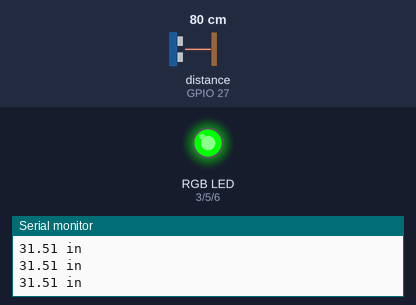
Bench run of a sketch on a simulated ESP32. Shown: an RGB LED mixed from three pins (HIGH = lit), the last lines printed to the serial monitor. Wiring (inferred from the names in the program): ultrasonic range finder: trigger GPIO 26; echo GPIO 27. Inputs (shaded band) come from the test bench; at power-on: distance to the obstacle (sensor on GPIO 27) 80 cm. The echo pulse lasts 58.3 µs per cm; pins used as bus, display or sensor lines are not drawn.

Above: at 1.2 s.
1.3 s: distance to the obstacle (sensor on GPIO 27) set to 55 cm
2.8 s: distance to the obstacle (sensor on GPIO 27) set to 45 cm
At 4.0 s:
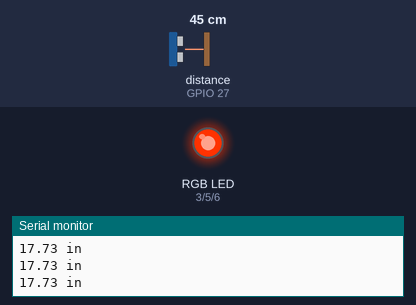
4.3 s: distance to the obstacle (sensor on GPIO 27) set to 27 cm
5.8 s: distance to the obstacle (sensor on GPIO 27) set to 24 cm
At 6.3 s:
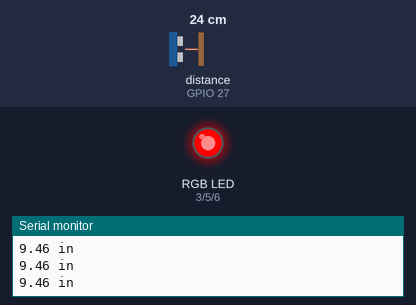
7.3 s: distance to the obstacle (sensor on GPIO 27) set to 60 cm
At 7.8 s:
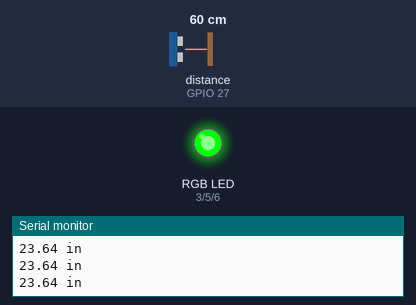
8.8 s: distance to the obstacle (sensor on GPIO 27) set to 2 cm
At 9.4 s:
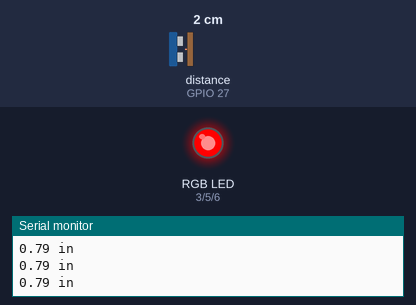
Timing chart, 0 to 11.3 s (numbered marks = the images above; inputs shaded):
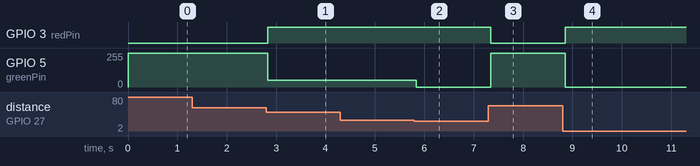

Measured:
- the behaviour switches between 51 and 50 cm on distance to the obstacle (sensor on GPIO 27) (found by bisection; images 0 and 1)
- the behaviour switches between 26 and 25 cm on distance to the obstacle (sensor on GPIO 27) (found by bisection; images 1 and 2)
- after the input at 2.8 s, GPIO 3 (redPin): LOW → HIGH at once; GPIO 5 (greenPin): 255/255 → 50/255 at once
- after the input at 5.8 s, GPIO 5 (greenPin): 50/255 → 0/255 at once
- after the input at 7.3 s, GPIO 3 (redPin): HIGH → LOW at once; GPIO 5 (greenPin): 0/255 → 255/255 at once
- after the input at 8.8 s, GPIO 3 (redPin): LOW → HIGH after 0.05 s; GPIO 5 (greenPin): 255/255 → 0/255 after 0.05 s

The sketch:

Lab_7.ino
```cpp
/*
  SparkFun Inventor’s Kit
  Circuit 3B-Distance Sensor

  Control the color of an RGB LED using an ultrasonic distance sensor.

  This sketch was written by SparkFun Electronics, with lots of help from the Arduino community.
  This code is completely free for any use.

  View circuit diagram and instructions at: https://learn.sparkfun.com/tutorials/sparkfun-inventors-kit-experiment-guide---v41
  Download drawings and code at: https://github.com/sparkfun/SIK-Guide-Code
*/

const int trigPin = 26;           //connects to the trigger pin on the distance sensor
const int echoPin = 27;           //connects to the echo pin on the distance sensor

const int redPin = 3;             //pin to control the red LED inside the RGB LED
const int greenPin = 5;           //pin to control the green LED inside the RGB LED
const int bluePin = 6;            //pin to control the blue LED inside the RGB LED

float distance = 0;               //stores the distance measured by the distance sensor

void setup()
{
  Serial.begin (9600);        //set up a serial connection with the computer

  pinMode(trigPin, OUTPUT);   //the trigger pin will output pulses of electricity
  pinMode(echoPin, INPUT);    //the echo pin will measure the duration of pulses coming back from the distance sensor

  //set the RGB LED pins to output
  pinMode(redPin, OUTPUT);
  pinMode(greenPin, OUTPUT);
  pinMode(bluePin, OUTPUT);
}

void loop() {
  distance = getDistance();   //variable to store the distance measured by the sensor

  Serial.print(distance);     //print the distance that was measured
  Serial.println(" in");      //print units after the distance

  if (distance <= 10) {                       //if the object is close

    //make the RGB LED red
    analogWrite(redPin, 255);
    analogWrite(greenPin, 0);
    analogWrite(bluePin, 0);

  } else if (10 < distance && distance < 20) { //if the object is a medium distance

    //make the RGB LED yellow
    analogWrite(redPin, 255);
    analogWrite(greenPin, 50);
    analogWrite(bluePin, 0);

  } else {                                    //if the object is far away

    //make the RGB LED green
    analogWrite(redPin, 0);
    analogWrite(greenPin, 255);
    analogWrite(bluePin, 0);
  }

  delay(50);      //delay 50ms between each reading
}

//------------------FUNCTIONS-------------------------------

//RETURNS THE DISTANCE MEASURED BY THE HC-SR04 DISTANCE SENSOR
float getDistance()
{
  float echoTime;                   //variable to store the time it takes for a ping to bounce off an object
  float calculatedDistance;         //variable to store the distance calculated from the echo time

  //send out an ultrasonic pulse that's 10ms long
  digitalWrite(trigPin, HIGH);
  delayMicroseconds(10);
  digitalWrite(trigPin, LOW);

  echoTime = pulseIn(echoPin, HIGH);      //use the pulsein command to see how long it takes for the
                                          //pulse to bounce back to the sensor

  calculatedDistance = echoTime / 148.0;  //calculate the distance of the object that reflected the pulse (half the bounce time multiplied by the speed of sound)

  return calculatedDistance;              //send back the distance that was calculated
}
```
